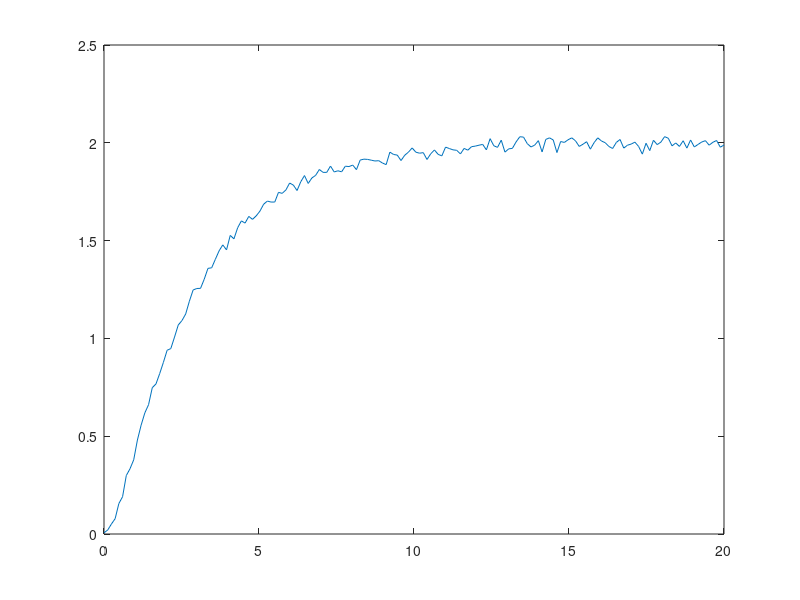

The MATLAB source for this figure: (Note: this script raises an error after producing the figure.)
sys=tf([2],[1 3 1])
[y,t]=step(sys);
x=repmat(1,size(t));
y2=awgn(y,2);
plot(t,y2)
plot(t,y2)
y2=awgn(y,1);
plot(t,y2)
y2=awgn(y,0.2);
plot(t,y2)
y2=awgn(y,0.01);
plot(t,y2)
y2=awgn(y,0.01,'measured');
plot(t,y2)
plot(t,y2)
y2=awgn(y,1,'measured');
plot(t,y2)
y2=awgn(y,10,'measured');
plot(t,y2)
y2=awgn(y,100,'measured');
plot(t,y2)
y2=awgn(y,20,'measured');
plot(t,y2)
y2=awgn(y,30,'measured');
plot(t,y2)
y2=awgn(y,40,'measured');
plot(t,y2)
data2=iddata(y2,x,0.0351)
sys3=tfest(data2,2)
step(sys)
hold on
step(sys3)
plot(t,y2)
step(sys)
hold on
step(sys3)
plot(t,y2)
plot(t,y2)
